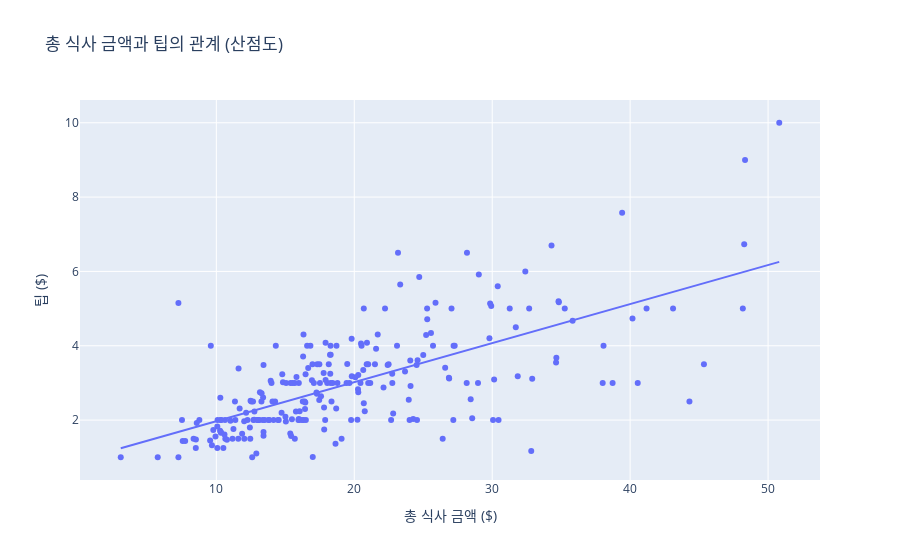

The notebook cell this image was saved under:
### Markdown cell above
### 4. 상관관계 시각화하기 🎨

상관계수 행렬을 숫자로만 보면 직관적으로 이해하기 어려울 수 있습니다. 이럴 때 **시각화** 를 활용하면 변수 간의 관계를 더 명확하고 빠르게 파악할 수 있습니다.

#### Scatter Plot (산점도)

**산점도(Scatter Plot)** 는 두 개의 연속형 변수 간의 관계를 점으로 나타내는 기본적인 그래프입니다. 각 점은 하나의 데이터 포인트(관측치)를 의미하며, x축과 y축에 각각 두 변수의 값을 대응시켜 점을 찍습니다.

`plotly.express` 라이브러리의 `scatter()` 함수를 사용하면 손쉽게 인터랙티브한 산점도를 그릴 수 있습니다. (지난 시간에 배운내용 ^^ 복습.)

### Code cell
# total_bill과 tip 간의 산점도
fig_scatter = px.scatter(tips_df, x='total_bill', y='tip',
                         title='총 식사 금액과 팁의 관계 (산점도)',
                         labels={'total_bill': '총 식사 금액 ($)', 'tip': '팁 ($)'},
                         hover_data=['size', 'day', 'time'], # 마우스 오버 시 추가 정보 표시
                         trendline='ols') # OLS(Ordinary Least Squares) 기반의 추세선 추가
fig_scatter.show()

### Figure 1 — Plotly figure (JSON) as saved in the notebook; plotly's stock layout.template omitted (floating-point values rounded to 4 significant figures; data arrays with more than 128 entries replaced by an {"elided": "..."} marker saying what was removed)
{"data": [{"customdata": {"elided": "244x3 mixed values"}, "hovertemplate": "총 식사 금액 ($)=%{x}<br>팁 ($)=%{y}<br>size=%{customdata[0]}<br>day=%{customdata[1]}<br>time=%{customdata[2]}<extra></extra>", "legendgroup": "", "marker": {"color": "#636efa", "symbol": "circle"}, "mode": "markers", "name": "", "orientation": "v", "showlegend": false, "type": "scatter", "x": {"elided": "244 float values"}, "xaxis": "x", "y": {"elided": "244 float values"}, "yaxis": "y"}, {"hovertemplate": "<b>OLS trendline</b><br>tip = 0.105025 * total_bill + 0.92027<br>R<sup>2</sup>=0.456617<br><br>총 식사 금액 ($)=%{x}<br>팁 ($)=%{y} <b>(trend)</b><extra></extra>", "legendgroup": "", "marker": {"color": "#636efa", "symbol": "circle"}, "mode": "lines", "name": "", "showlegend": false, "type": "scatter", "x": {"elided": "244 float values"}, "xaxis": "x", "y": {"elided": "244 float values"}, "yaxis": "y"}], "layout": {"legend": {"tracegroupgap": 0}, "title": {"text": "총 식사 금액과 팁의 관계 (산점도)"}, "xaxis": {"anchor": "y", "domain": [0, 1], "title": {"text": "총 식사 금액 ($)"}}, "yaxis": {"anchor": "x", "domain": [0, 1], "title": {"text": "팁 ($)"}}}}
